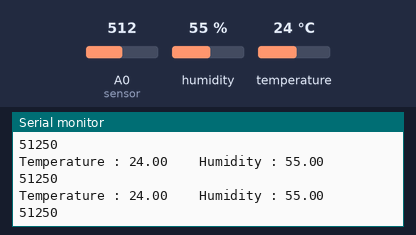
Bench run of a sketch on a simulated ESP8266 (NodeMCU). Shown: the last lines printed to the serial monitor. Inputs (shaded band) come from the test bench; at power-on: humidity 55 %, A0 (sensor) = 512, temperature 24 °C. WiFi joins after 1.5 s; servers stay silent unless stated.

Above: at 3.0 s.
3.1 s: humidity set to 22 %
At 4.3 s:
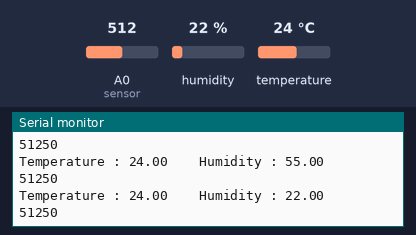
4.6 s: A0 (sensor) set to 716
At 5.8 s:
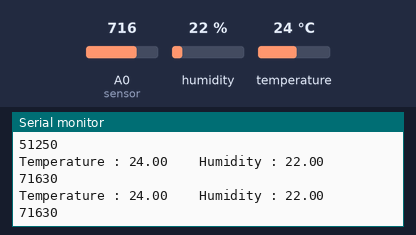
6.1 s: temperature set to 12 °C
7.6 s: A0 (sensor) set to 900
At 8.3 s:
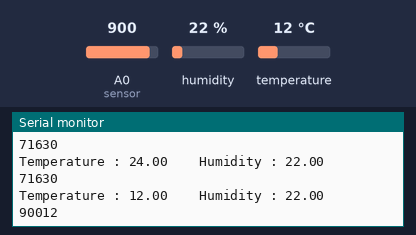
9.1 s: humidity set to 40 %
At 9.9 s:
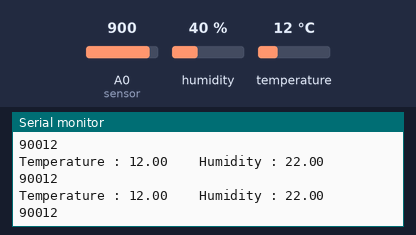
Timing chart, 0 to 11.6 s (numbered marks = the images above; inputs shaded):
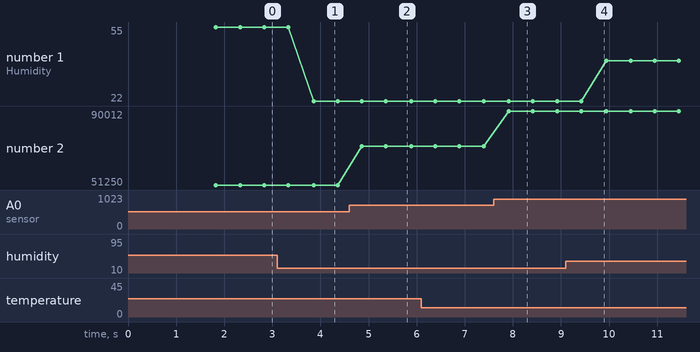

The sketch:

Airost_SMART_AGRI.ino
```cpp
#define BLYNK_TEMPLATE_ID "TMPLVusWwc0f"
#define BLYNK_DEVICE_NAME "Smart AGRI"
#define BLYNK_AUTH_TOKEN "qFd7eGMfgSkrARr_w6wVIIYc6_UqqOgp"

char ssid[] = "Tungzh";
char pass[] = "0125056881tzh";


// Comment this out to disable prints and save space
#define BLYNK_PRINT Serial
#include <ESP8266WiFi.h>
#include <BlynkSimpleEsp8266.h>
#include <DHT.h>
#include <DHT_U.h>
#include <SoftwareSerial.h>
#include <Simpletimer.h>

//Temperature sensor
#define Type DHT11
#define sensePin D4
DHT HT(sensePin,Type);
#define sensor A0

char auth[] = BLYNK_AUTH_TOKEN;

SimpleTimer timer; //BlynkTimer

String myString; // complete message from arduino, which consistors of snesors data
char rdata; // received charactors


//BlynkTimer timer;

void setup() {
  // put your setup code here, to run once:
Serial.begin(9600);
HT.begin();
timer.setInterval(100L, sendSensor);//temperature
timer.setInterval(100L, soilMoistureSensor);
Blynk.begin(auth, ssid, pass);
}

void loop() {
  // put your main code here, to run repeatedly:
  Blynk.run();//Run the Blynk library
  timer.run();//Run the Blynk timer

}

void sendSensor()
{
  float h = HT.readHumidity();
  float t = HT.readTemperature(); // or dht.readTemperature(true) for Fahrenheit

  if (isnan(h) || isnan(t)) {
    Serial.println("Failed to read from DHT sensor!");
    return;
  }
  // You can send any value at any time.
  // Please don't send more that 10 values per second.
    Blynk.virtualWrite(V0, t);
    Blynk.virtualWrite(V1, h);
    Serial.print("Temperature : ");
    Serial.print(t);
    Serial.print("    Humidity : ");
    Serial.println(h);
}

void soilMoistureSensor()
{
  int value = analogRead(sensor);
  Serial.print(value);
  value = map(value, 0, 1024, 0, 100);
  value = (value - 100) * -1;

  Blynk.virtualWrite(V2, value);
  Serial.println(value);
  delay(500);


}
```

Measured:
- after the input at 3.1 s, the serial monitor: prints a new line after 0.76 s (image 1)
- after the input at 4.6 s, the serial monitor: prints a new line after 0.26 s (image 2)
- after the input at 7.6 s, the serial monitor: prints a new line after 0.32 s (image 3)
- plotted number 1: 55 → 22 after the input at 3.1 s, 22 → 40 after the input at 9.1 s
- plotted number 2: 51250 → 71630 after the input at 4.6 s, 71630 → 90012 after the input at 7.6 s
